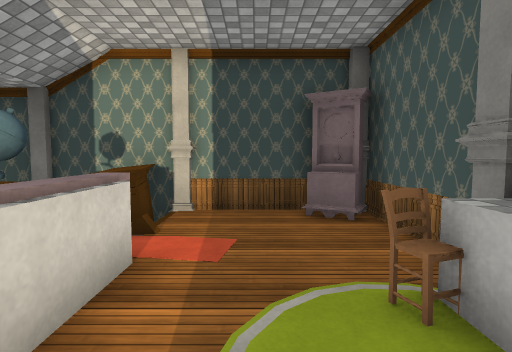
view 1 (above)

18 first-person views from a walk through a scene from a Unity 3-D project. The camera is 1.3 m above the floor, tilts 4° down and sees 80° across. The floor is counted in squares, 1 m on a side. Each view is taken from the middle of a square. On the plan, view 1 faces up. The plan holds only what a view shows up to about 14 squares ahead; the rest is blank. The place goes on beyond the plan. The player is left out. Door leaves are left out, so doorways stand open. Some surface patterns are stand-ins.

view 2
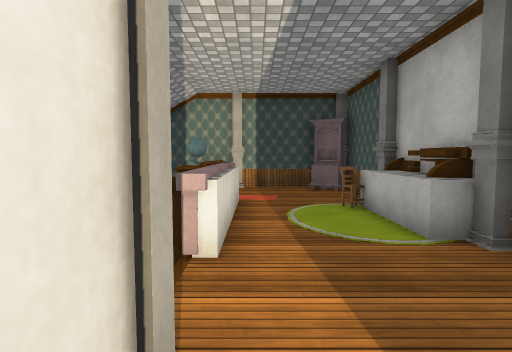

view 3
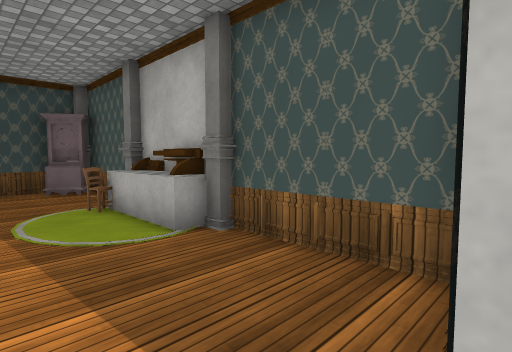

view 4
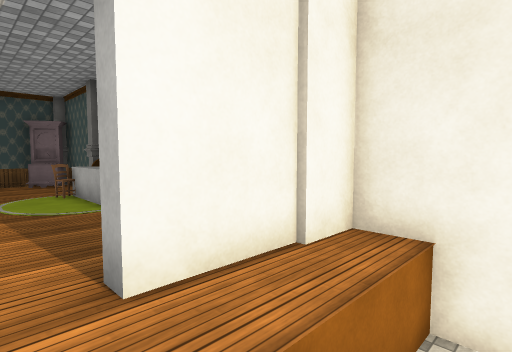

view 5
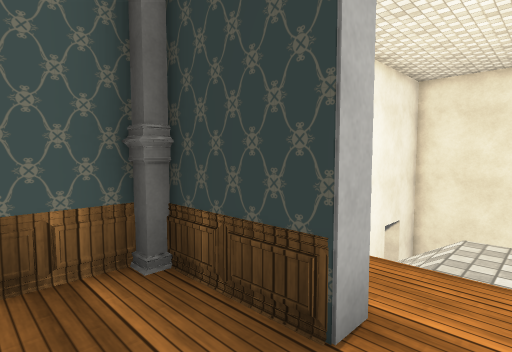

view 6
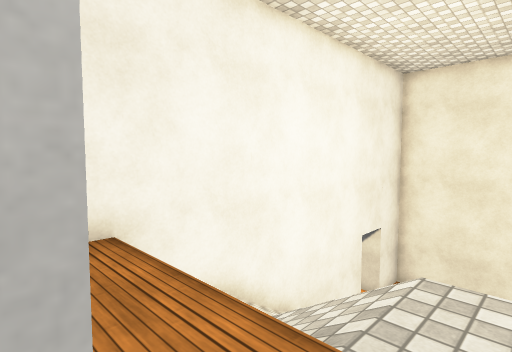

view 7
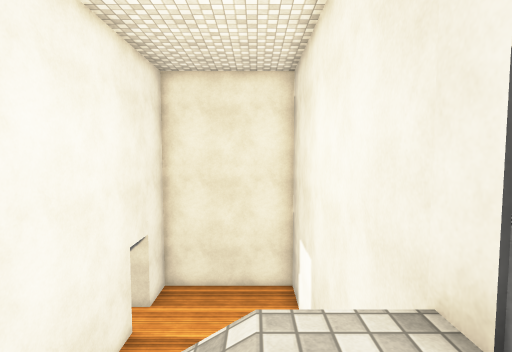

view 8
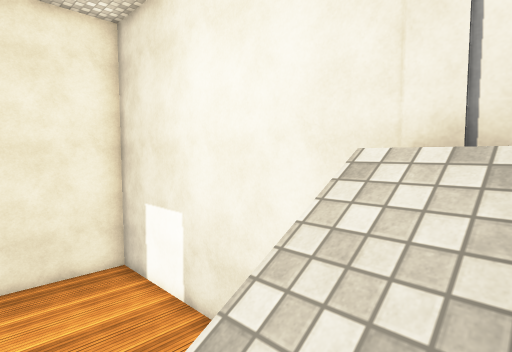

view 9
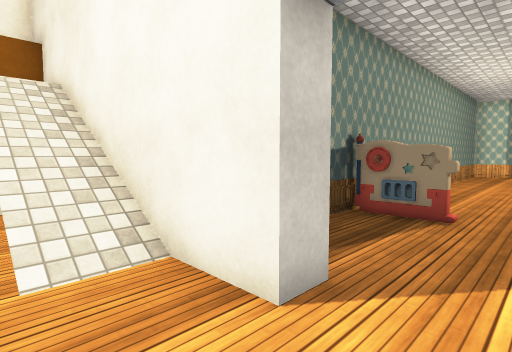

view 10
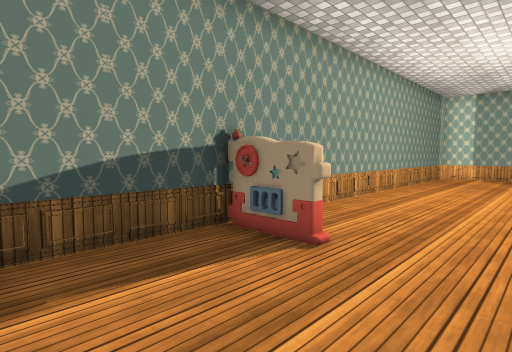

view 11
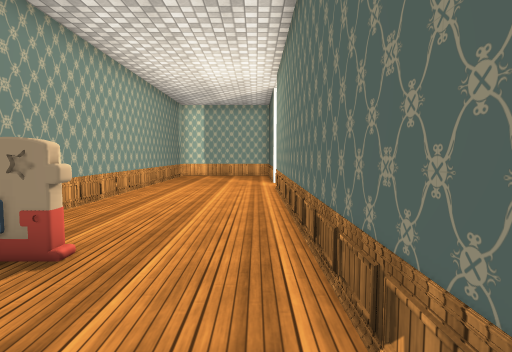

view 12
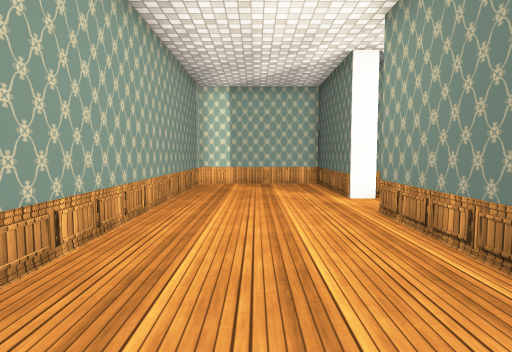

view 13
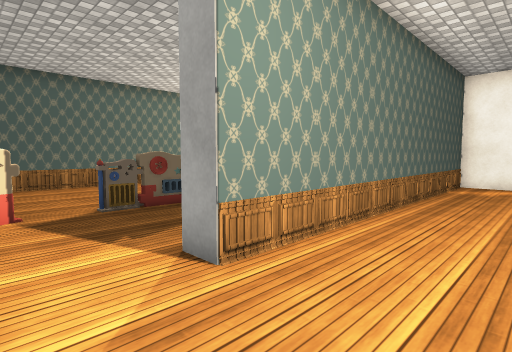

view 14
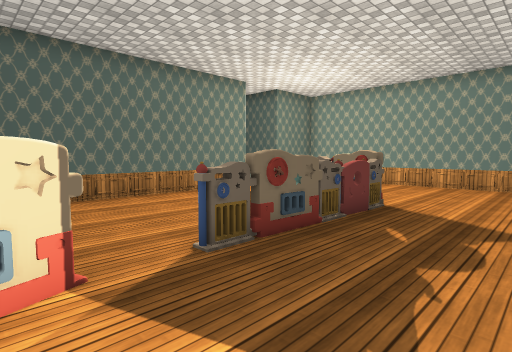

view 15
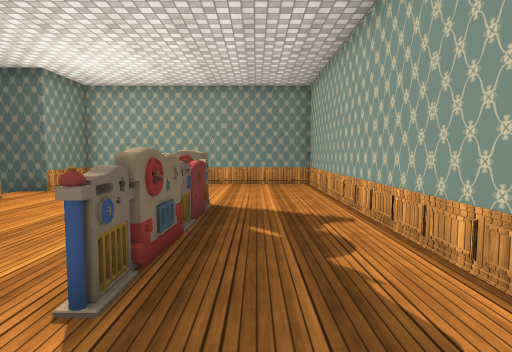

view 16
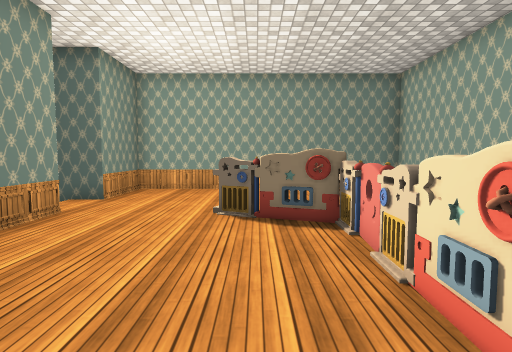

view 17
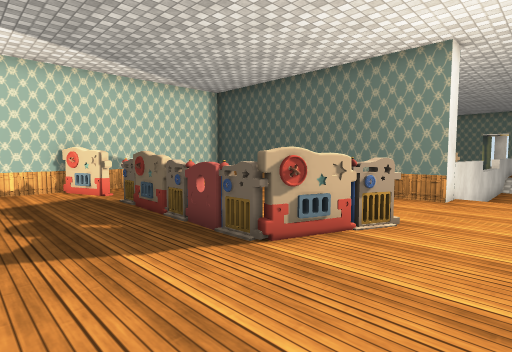

view 18
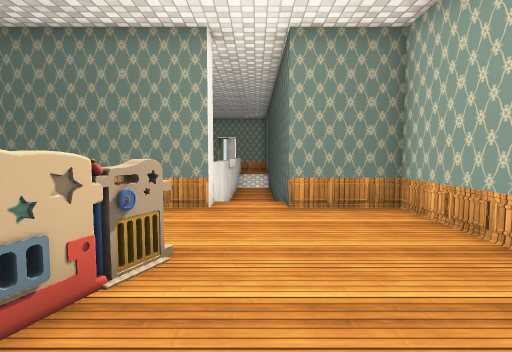

### Floor plan
Key: @ floor where view 1 was taken; # wall or solid block; . main floor; - floor 0.75 m lower than the main floor; : floor 4.25 m higher than the main floor; / step, stairs or slope; D open door; = window, fence, low wall or low ledge; ^ raised ledge; v drop or lower ground; P pillar; B bookshelf; C clock; H chair; L pole; O other object.
Columns run from 3 left of view 1 to 24 right of it. Each row starts with its distance up from view 1.
  7  ####P#
  6 BB:::C#
  5  B::::#
  4  =::::#
  3 OO::HP#
  2 O#::: #
  1 BB::: #
  0 BB:@:##
 -1  #:::P#
 -2  v::::#
 -3  #::::#
 -4  P::::#
 -5   ::#P##
 -6   :::::#
 -7  #:////#
 -8  #:/// #
 -9  #    /#
-10       /#
-11       /#
-12  #   ./#
-13  #.. ./#####################
-14  #.....#....L..............#
-15  #.....#....O..............#
-16  #......D..................#
-17  #.....#D..................#
-18  #.....#...................#
-19  ###################...#####
-20         #..............#
-21         #..............#
-22         #..............#
-23         #.....OOOOOO.OO#
-24         #.....O........#
-25         #....OO....... #
-26         #....O........ #
-27         #............. #
-28         #............. #
-29         #............
-30         ####.#########
-31            # ^
-32            # ^
-33            # ^
-34            # ^
-35            #-^
-36            #-^
-37              ^
-38              ^

Positions as (right, up) in squares from view 1, and headings:
1: (0, 0), facing up
2: (-1, -5), facing up
3: (-1, -5), facing up-right
4: (-1, -8), facing up-right
5: (-1, -3), facing down-right
6: (-1, -5), facing down-right
7: (0, -6), facing down
8: (3, -7), facing down-left
9: (2, -17), facing up-right
10: (5, -18), facing up-right
11: (5, -18), facing right
12: (10, -16), facing right
13: (19, -16), facing down-left
14: (19, -20), facing down-left
15: (19, -22), facing left
16: (17, -25), facing left
17: (8, -20), facing down-right
18: (9, -22), facing down
